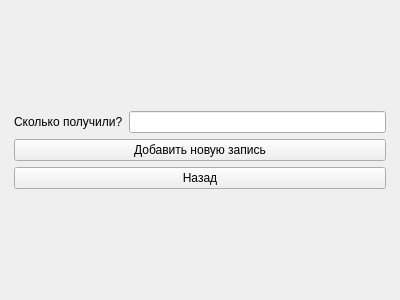
<?xml version="1.0" encoding="UTF-8"?>
<ui version="4.0">
 <class>Form</class>
 <widget class="QWidget" name="Form">
  <property name="geometry">
   <rect>
    <x>0</x>
    <y>0</y>
    <width>400</width>
    <height>300</height>
   </rect>
  </property>
  <property name="windowTitle">
   <string>Form</string>
  </property>
  <layout class="QGridLayout" name="gridLayout_2">
   <item row="0" column="0">
    <layout class="QGridLayout" name="gridLayout">
     <property name="leftMargin">
      <number>3</number>
     </property>
     <property name="topMargin">
      <number>3</number>
     </property>
     <property name="rightMargin">
      <number>3</number>
     </property>
     <property name="bottomMargin">
      <number>3</number>
     </property>
     <item row="2" column="0" colspan="2">
      <widget class="QPushButton" name="back_but">
       <property name="text">
        <string>Назад</string>
       </property>
      </widget>
     </item>
     <item row="0" column="0">
      <widget class="QLabel" name="label_2">
       <property name="text">
        <string>Сколько получили?</string>
       </property>
      </widget>
     </item>
     <item row="0" column="1">
      <widget class="QLineEdit" name="value_line"/>
     </item>
     <item row="1" column="0" colspan="2">
      <widget class="QPushButton" name="add_but">
       <property name="text">
        <string>Добавить новую запись</string>
       </property>
      </widget>
     </item>
    </layout>
   </item>
  </layout>
 </widget>
 <resources/>
 <connections/>
</ui>
